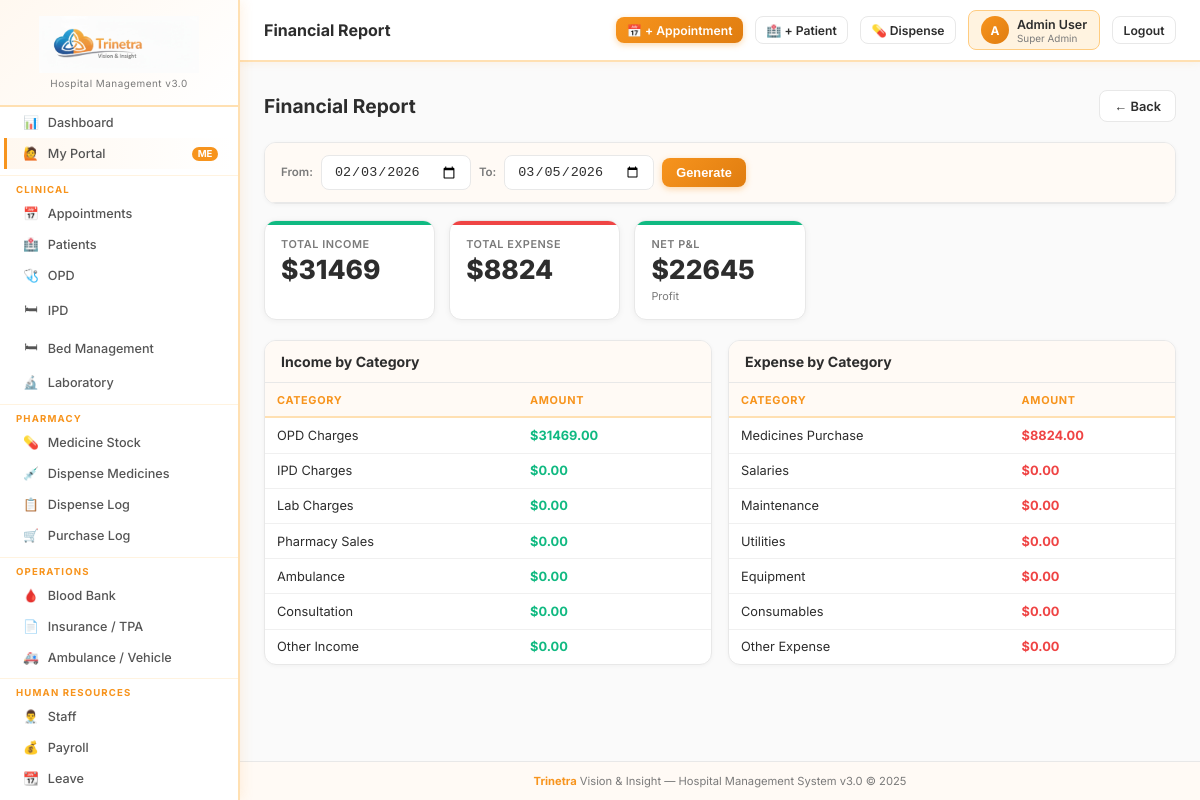
Screenshot of /reports/financial (signed in) with the database file from the repository.
### tables this page shows
CREATE TABLE income_head (
    id INTEGER PRIMARY KEY AUTOINCREMENT, income_category TEXT NOT NULL
);

CREATE TABLE expense_head (
    id INTEGER PRIMARY KEY AUTOINCREMENT, exp_category TEXT NOT NULL
);

### app.py (the view)
@app.route('/reports/financial')
@perm_required('reports','view')
def report_financial():
    start = request.args.get('start',(date.today()-timedelta(days=30)).isoformat())
    end   = request.args.get('end',date.today().isoformat())
    total_income  = qdb("SELECT COALESCE(SUM(amount),0) as s FROM income WHERE date BETWEEN ? AND ?",(start,end),one=True)['s']
    total_expense = qdb("SELECT COALESCE(SUM(amount),0) as s FROM expenses WHERE date BETWEEN ? AND ?",(start,end),one=True)['s']
    income_by_head  = qdb("SELECT income_head.income_category,COALESCE(SUM(income.amount),0) as total FROM income_head LEFT JOIN income ON income.income_head_id=income_head.id AND income.date BETWEEN ? AND ? GROUP BY income_head.id",(start,end))
    expense_by_head = qdb("SELECT expense_head.exp_category,COALESCE(SUM(expenses.amount),0) as total FROM expense_head LEFT JOIN expenses ON expenses.exp_head_id=expense_head.id AND expenses.date BETWEEN ? AND ? GROUP BY expense_head.id",(start,end))
    return render_template('reports/financial.html', total_income=total_income, total_expense=total_expense,
                           profit=total_income-total_expense, income_by_head=income_by_head,
                           expense_by_head=expense_by_head, start=start, end=end)

### app.py (called while the page is built)
def get_db():
    db = getattr(g, '_database', None)
    if db is None:
        db = g._database = sqlite3.connect(DATABASE)
        db.row_factory = sqlite3.Row
        db.execute("PRAGMA foreign_keys = ON")
    return db

@app.teardown_appcontext
def close_connection(exception):
    db = getattr(g, '_database', None)
    if db is not None: db.close()

def qdb(query, args=(), one=False):
    cur = get_db().execute(query, args)
    rv = cur.fetchall()
    return (rv[0] if rv else None) if one else rv

def get_user(): return session.get('hospitaladmin', {})

def get_user_permissions():
    user = get_user()
    if not user: return {}
    if user.get('roles') == 'Super Admin':
        return {m: {'view':True,'add':True,'edit':True,'delete':True} for m in ALL_MODULES}
    role_id = user.get('role_id', 0)
    rows = qdb("SELECT module,can_view,can_add,can_edit,can_delete FROM role_permissions WHERE role_id=?", (role_id,))
    return {r['module']: {'view':bool(r['can_view']),'add':bool(r['can_add']),'edit':bool(r['can_edit']),'delete':bool(r['can_delete'])} for r in rows}

def perm_required(module, action='view'):
    def decorator(f):
        @wraps(f)
        def decorated(*args, **kwargs):
            if 'hospitaladmin' not in session:
                return redirect(url_for('login'))
            user = get_user()
            if user.get('roles') == 'Super Admin':
                return f(*args, **kwargs)
            perms = get_user_permissions()
            if not perms.get(module, {}).get(action):
                flash(f'Access denied: {action} permission required for {module}.', 'danger')
                return redirect(url_for('dashboard'))
            return f(*args, **kwargs)
        return decorated
    return decorator

@app.context_processor
def inject_globals():
    user = get_user()
    perms = get_user_permissions() if user else {}
    settings = {}
    if user:
        try:
            rows = qdb("SELECT name,value FROM sch_settings")
            settings = {r['name']: r['value'] for r in rows}
        except: pass
    return dict(current_user=type('U', (), user)() if user else None,
                user_perms=perms, settings=settings,
                ALL_MODULES=ALL_MODULES)

### templates/reports/financial.html
{% extends 'base.html' %}{% block title %}Financial Report{% endblock %}{% block page_title %}Financial Report{% endblock %}{% block content %}
<div class="page-header"><div><h1>Financial Report</h1></div><a href="{{ url_for('reports') }}" class="btn btn-secondary">← Back</a></div>
<div class="card mb-4"><div class="card-header">
  <form class="flex gap-2 items-center" method="GET">
    <label class="form-label" style="margin:0;">From:</label><input type="date" name="start" class="form-control" value="{{ start }}" style="width:150px;">
    <label class="form-label" style="margin:0;">To:</label><input type="date" name="end" class="form-control" value="{{ end }}" style="width:150px;">
    <button type="submit" class="btn btn-primary">Generate</button>
  </form>
</div></div>
<div class="stats-grid">
  <div class="stat-card" style="--card-color:#10b981;"><div class="stat-label">Total Income</div><div class="stat-value">{{ current_user.currency_symbol }}{{ "%.0f"|format(total_income) }}</div></div>
  <div class="stat-card" style="--card-color:#ef4444;"><div class="stat-label">Total Expense</div><div class="stat-value">{{ current_user.currency_symbol }}{{ "%.0f"|format(total_expense) }}</div></div>
  <div class="stat-card" style="--card-color:{% if profit>=0 %}#10b981{% else %}#ef4444{% endif %};"><div class="stat-label">Net P&L</div><div class="stat-value">{{ current_user.currency_symbol }}{{ "%.0f"|format(profit) }}</div><div class="stat-sub">{% if profit>=0 %}Profit{% else %}Loss{% endif %}</div></div>
</div>
<div class="grid-2">
<div class="card"><div class="card-header"><h3>Income by Category</h3></div><div class="card-body p-0"><table>
<thead><tr><th>Category</th><th>Amount</th></tr></thead>
<tbody>{% for r in income_by_head %}<tr><td>{{ r.income_category }}</td><td><strong style="color:#10b981;">{{ current_user.currency_symbol }}{{ "%.2f"|format(r.total) }}</strong></td></tr>{% else %}<tr><td colspan="2" class="text-center text-muted" style="padding:1rem">No data.</td></tr>{% endfor %}</tbody>
</table></div></div>
<div class="card"><div class="card-header"><h3>Expense by Category</h3></div><div class="card-body p-0"><table>
<thead><tr><th>Category</th><th>Amount</th></tr></thead>
<tbody>{% for r in expense_by_head %}<tr><td>{{ r.exp_category }}</td><td><strong style="color:#ef4444;">{{ current_user.currency_symbol }}{{ "%.2f"|format(r.total) }}</strong></td></tr>{% else %}<tr><td colspan="2" class="text-center text-muted" style="padding:1rem">No data.</td></tr>{% endfor %}</tbody>
</table></div></div>
</div>{% endblock %}

### templates/base.html (style rules this page uses)
:root { --brand-orange:#F7941D; --brand-orange-dark:#e07d10; --brand-orange-light:#FFF3E0; --brand-blue:#1565C0; --sidebar:#ffffff; --sidebar-border:#ffe0b2; --sidebar-hover:#fff8f0; --sidebar-active-bg:#F7941D; --sidebar-active-text:#ffffff; --topbar:#ffffff; --bg:#fafafa; --card:#ffffff; --border:#e8e8e8; --text:#2d2d2d; --muted:#7a7a7a; --primary:#F7941D; --primary-dark:#e07d10; --success:#2e7d32; --danger:#c62828; --warning:#e65100; --info:#0277bd; --purple:#6a1b9a; }
* { margin:0;padding:0;box-sizing:border-box; }
html,body { height:100%; }
body { font-family:'Inter',system-ui,sans-serif; background:var(--bg); color:var(--text); display:flex; min-height:100vh; overflow-x:hidden; }
.page-header { display:flex;align-items:center;justify-content:space-between; margin-bottom:1.25rem;flex-wrap:wrap;gap:.75rem; }
.page-header h1 { font-size:1.2rem;font-weight:700;color:var(--text); }
.card { background:var(--card); border:1px solid var(--border); border-radius:.75rem; overflow:hidden; margin-bottom:1rem; box-shadow:0 1px 4px rgba(0,0,0,.04); }
.card-header { padding:.75rem 1rem; border-bottom:1px solid var(--border); display:flex;align-items:center;justify-content:space-between; background:#fffaf5; }
.card-header h3 { font-size:.88rem;font-weight:700;color:var(--text); }
.card-body { padding:1rem; }
.card-body.p-0 { padding:0; }
.stats-grid { display:grid; grid-template-columns:repeat(auto-fill,minmax(150px,1fr)); gap:.875rem; margin-bottom:1.25rem; }
.stat-card { background:#fff; border:1px solid var(--border); border-radius:.75rem; padding:1rem; position:relative; overflow:hidden; box-shadow:0 1px 6px rgba(0,0,0,.05); transition:transform .15s; }
.stat-card::before { content:'';position:absolute;top:0;left:0;right:0;height:4px; background:var(--card-color,var(--brand-orange)); }
.stat-label { font-size:.68rem;font-weight:600;color:var(--muted);text-transform:uppercase;letter-spacing:.05em; }
.stat-value { font-size:1.65rem;font-weight:800;color:var(--text);line-height:1.2;margin:.2rem 0; }
.stat-sub { font-size:.68rem;color:var(--muted); }
.grid-2 { display:grid;grid-template-columns:1fr 1fr;gap:1rem; }
table { width:100%;border-collapse:collapse;font-size:.8rem; }
thead tr { background:#fffaf5; }
th { padding:.6rem .75rem;text-align:left; font-size:.68rem;font-weight:700; color:var(--brand-orange); text-transform:uppercase;letter-spacing:.06em; white-space:nowrap; border-bottom:2px solid var(--sidebar-border); }
td { padding:.6rem .75rem;border-bottom:1px solid #f0f0f0;vertical-align:middle; }
tr:last-child td { border-bottom:none; }
.form-label { font-size:.72rem;font-weight:600;color:var(--muted); }
.form-control { padding:.5rem .75rem; border:1.5px solid var(--border); border-radius:.5rem; font-size:.84rem; width:100%; background:#fff; transition:.15s; color:var(--text); }
.btn { display:inline-flex;align-items:center;gap:.4rem; padding:.45rem .875rem;border-radius:.5rem; font-size:.8rem;font-weight:600;cursor:pointer; border:none;text-decoration:none;transition:.15s;white-space:nowrap; }
.btn-primary { background:linear-gradient(135deg,var(--brand-orange),var(--brand-orange-dark));color:#fff;box-shadow:0 2px 6px rgba(247,148,29,.35); }
.btn-secondary { background:#fff;color:var(--text);border:1.5px solid var(--border); }
.flex { display:flex; }
.gap-2 { gap:.5rem; }
.items-center { align-items:center; }
.mb-4 { margin-bottom:1rem; }

### rows the page displays
income_head: income_category "OPD Charges", currency_symbol "$", total "31469.00"
income_head: income_category "IPD Charges", currency_symbol "$", total "0.00"
income_head: income_category "Lab Charges", currency_symbol "$", total "0.00"
income_head: income_category "Pharmacy Sales", currency_symbol "$", total "0.00"
income_head: income_category "Ambulance", currency_symbol "$", total "0.00"
income_head: income_category "Consultation", currency_symbol "$", total "0.00"
income_head: income_category "Other Income", currency_symbol "$", total "0.00"
expense_head: exp_category "Medicines Purchase", currency_symbol "$", total "8824.00"
expense_head: exp_category "Salaries", currency_symbol "$", total "0.00"
expense_head: exp_category "Maintenance", currency_symbol "$", total "0.00"
expense_head: exp_category "Utilities", currency_symbol "$", total "0.00"
expense_head: exp_category "Equipment", currency_symbol "$", total "0.00"
expense_head: exp_category "Consumables", currency_symbol "$", total "0.00"
expense_head: exp_category "Other Expense", currency_symbol "$", total "0.00"

### other values shown
{{ current_user.username[:1].upper() if current_user else 'U' }} "A"
{{ current_user.username if current_user else '' }} "Admin User"
{{ current_user.roles if current_user else '' }} "Super Admin"
{{ current_user.currency_symbol }} "$"
{{ "%.0f"|format(total_income) }} "31469"
{{ "%.0f"|format(total_expense) }} "8824"
{{ "%.0f"|format(profit) }} "22645"
